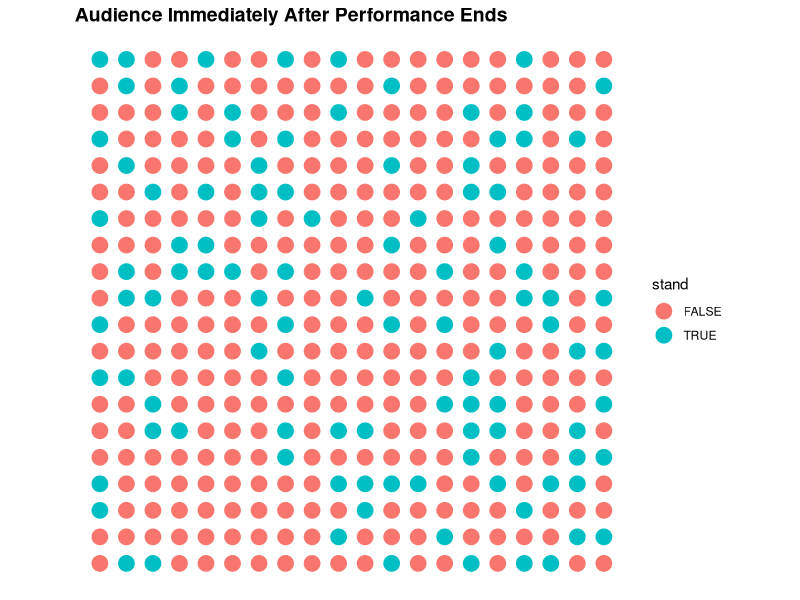
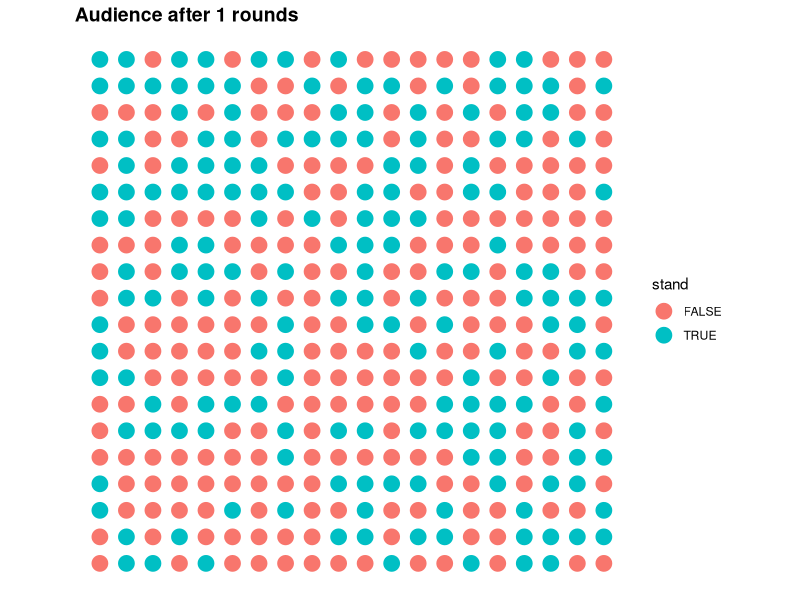

Reproduce these figures in R, in order.
# Standing Ovation Problem Replication (from Miller and Page 2004)
# Models a standing ovation. 
# Sets an audience of size x by x. 
# Each agent in the audience perceives the performance to have a certain quality with mean y and variance yvar. 
# Each agent has a quality threshold for standing with mean z and variance zvar. 
# Each agent has a social threshold for standing with mean s and variance svar.
# Each agent has a vision rule for which other audience members they will look at when considering whether to stand.
# When the performance ends, audience members stand if quality > quality threshold. 
# In each round, audience members who are not already standing look around based on a vision rule 
  # (The default randomly selects between the five neighbors to their immediate left/right/front or the entire audience, 
  # but one or the other can be selected for all agents) 
# If the percentage of agents they see standing exceeds their social threshold they stand.

# Function sets audience size and each agent's perceived quality, quality threshold, social threshold, and vision rule
do.aud <- function(dim = 20, qual = .7, qualvar = .2,
                   qualt = .75, qualtvar = .1,
                   soct = .5, soctvar = .25,
                   viz.rule = c("five","cone","global")){
  require(msm)
  require(data.table)
  pctstanding <<- c(NULL) # Vector to fill later for percent of audience standing

  # Matrices for quality, quality threshold and social threshold
  quality <- matrix(data=rtnorm(dim^2, mean = qual, sd = qualvar, lower = 0, upper = 1), nrow=dim, ncol=dim)
  quality.threshold <- matrix(data=rtnorm(dim^2, mean = qualt, sd = qualtvar, lower = .7, upper = 1), nrow=dim, ncol=dim)
  social.threshold <- matrix(data=rtnorm(dim^2, mean = soct, sd = soctvar, lower = .05, upper = .8), nrow=dim, ncol=dim)

  # Data table giving each audience member an id and x/y coordinates, to fill with characteristics
  aud <<- data.table(id = 1:prod(dim*dim),
                    x = rep(1:dim, dim),
                    y = rep(1:dim, each = dim),
                    q = rep(NA, prod(dim*dim)),
                    qt = rep(NA, prod(dim*dim)),
                    st = rep(NA, prod(dim*dim)),
                    vr = sample(viz.rule, prod(dim*dim), replace = TRUE),
                    stand = rep(NA, prod(dim*dim)))
  
  # Fill data table with characteristics
  for(i in 1:dim){
    for(j in 1:dim){
      aud$q[aud$x == i & aud$y == j] <<- quality[i,j]
      aud$qt[aud$x == i & aud$y == j] <<- quality.threshold[i,j]
      aud$st[aud$x == i & aud$y == j] <<- social.threshold[i,j]
      #Audience member is standing at end of performance if quality > quality threshold
      aud$stand[aud$x == i & aud$y == j] <<- quality[i,j] > quality.threshold[i,j] 
    }
  }
  pctstanding <<- c(pctstanding, mean(aud$stand)) # Calculate initial percent standing
}

# Function to plot the theater
plotStand <- function(title){
  require(data.table)
  require(ggplot2)
  require(RColorBrewer)
  
  # find the dimensions of the grid to get the best dot size
  dims <- c(max(aud$x), max(aud$y))
  
  # plot each agent's status: standing or nah  
  p <- ggplot(data = aud, 
              aes(x = x, y = y, color = stand)) + 
    # resize dots to grid
    geom_point(size = 100/sqrt(prod(dims))) +
    # theme: mostly blank
    theme_bw() + 
    theme(axis.line = element_blank(),
          axis.text.x = element_blank(),
          axis.text.y = element_blank(),
          axis.ticks = element_blank(),
          axis.title.x = element_blank(),
          axis.title.y = element_blank(),
          panel.background = element_blank(),
          panel.border = element_blank(),
          panel.grid.major = element_blank(),
          panel.grid.minor = element_blank(),
          plot.background = element_blank(),
          plot.title = element_text(lineheight=3, 
                                    face="bold", 
                                    color="black", 
                                    size=14)) +
    # fix axes to avoid distortion in the picture
    coord_fixed(ratio = 1) + 
    # add the title
    ggtitle(title)
  
  return(p)
}

# Function governing interaction rules between agents
  # Takes agent's row number, column number and audience dimension

do.stand <- function(row, col, dim = 20){
  if(aud[x == col & y == row, stand] == TRUE){
    return(TRUE) # If agent is standing, they stay standing
  }
  else{
    # Return percent of standing agents in field of vision, depending on selected rule
    if(aud[x == col & y == row, vr] == "five"){
      x_vals <- c(col+1, col, col-1)
      x_vals <- unique(sapply(x_vals, function(x) {
        if(x < 1){x <- 1} 
        if(x > dim){x <- dim} 
        else{x}
        }))

      y_vals <- c(row, row+1)
      y_vals <- unique(sapply(y_vals, function(x) {
        if(x > dim){x <- dim}
        else{x}
        }))

      neighbor.ids <- aud[x %in% x_vals & y %in% y_vals, id]
      neighbor.ids <- neighbor.ids[! neighbor.ids %in% aud[x == col & y == row, id]]
      pct.stand <- sum(aud[id %in% neighbor.ids, stand])/length(unique(neighbor.ids))
      return(pct.stand > aud[x == col & y == row, st])
    }
    if(aud[x == col & y == row, vr] == "cone"){
      coords <- rbind(c(col, row+1), c(col, row-1))
      dis <- 1
      for(i in (row+1):dim){
        y <- i
        x_vals <- c((col-dis):(col+dis))
        for(j in 1:length(x_vals)){
          coords <- rbind(coords, c(x_vals[j], y))
        }
        dis <- dis+1
      }
      coords[,1] <- sapply(coords[,1], function(x) {
        ifelse(x < 1, 1, x)
      })
      coords <- unique(coords)
      
      see.ids <- aud[x %in% coords[,1] & y %in% coords[,2], id]
      pct.stand <- sum(aud[id %in% see.ids, stand])/length(unique(see.ids))
      return(pct.stand > aud[x == col & y == row, st])
    }
    if(aud[x == col & y == row, vr] == "global"){
      return(mean(aud$stand) > aud[x == col & y == row, st])
    }
  }
}

# Function to iterate through a specified number of rounds. Sets vision rule for do.stand() to inherit
iterate <- function(iterations){
  for(i in 1:iterations){
    aud[,stand := do.stand(row = y, col = x, dim = 20),
        by = 1:nrow(aud)] # Update standing status for each audience member in each iteration
    pctstanding <<- c(pctstanding, mean(aud$stand)) # Update vector of percent standing in each iteration
  }
  plotStand(paste("Audience after ", i, " rounds", sep = "")) #Plot the updated theater after i iterations
}

do.aud()
plotStand(title = "Audience Immediately After Performance Ends")
iterate(iterations = 1)
pctstanding
